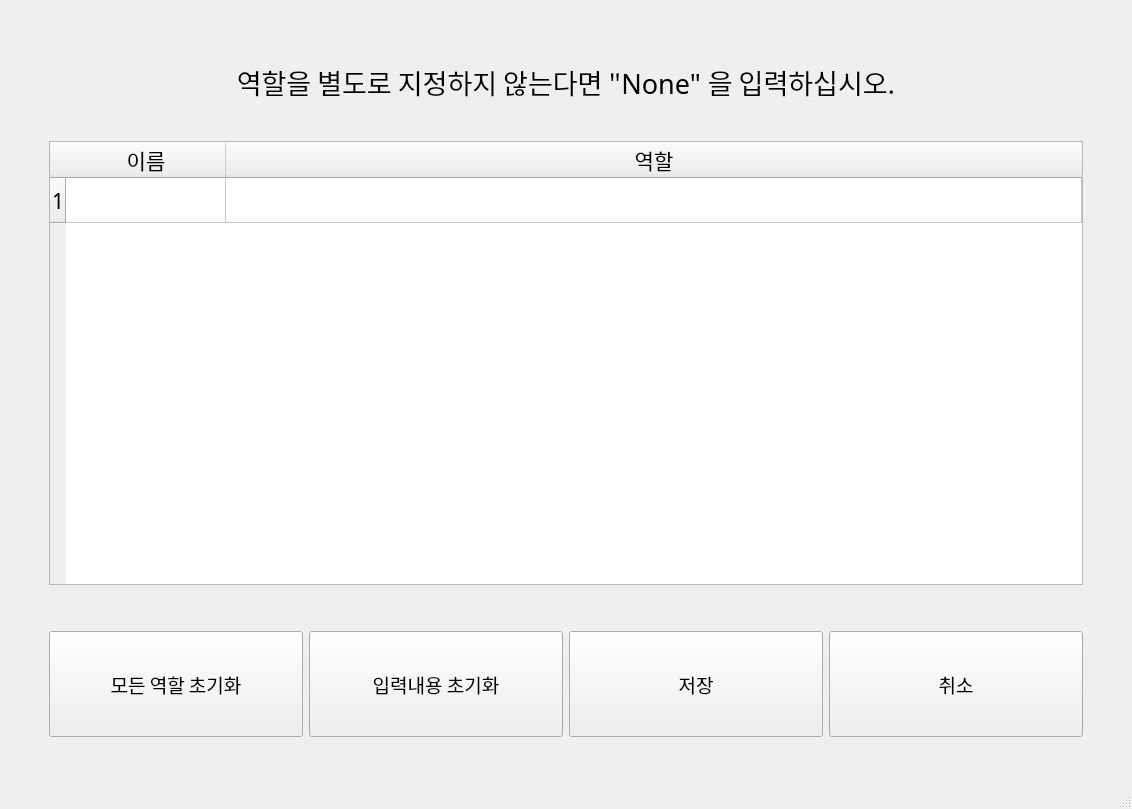
<?xml version="1.0" encoding="UTF-8"?>
<ui version="4.0">
 <class>MainWindow</class>
 <widget class="QMainWindow" name="MainWindow">
  <property name="geometry">
   <rect>
    <x>0</x>
    <y>0</y>
    <width>1132</width>
    <height>809</height>
   </rect>
  </property>
  <property name="font">
   <font>
    <family>맑은 고딕</family>
    <pointsize>10</pointsize>
   </font>
  </property>
  <property name="windowTitle">
   <string>학급랜덤추첨기 - 역할수동기입</string>
  </property>
  <widget class="QWidget" name="centralwidget">
   <layout class="QGridLayout" name="gridLayout_2">
    <item row="0" column="0">
     <layout class="QGridLayout" name="gridLayout">
      <item row="0" column="2">
       <spacer name="horizontalSpacer_5">
        <property name="orientation">
         <enum>Qt::Horizontal</enum>
        </property>
        <property name="sizeHint" stdset="0">
         <size>
          <width>40</width>
          <height>20</height>
         </size>
        </property>
       </spacer>
      </item>
      <item row="0" column="4">
       <spacer name="horizontalSpacer_7">
        <property name="orientation">
         <enum>Qt::Horizontal</enum>
        </property>
        <property name="sizeHint" stdset="0">
         <size>
          <width>40</width>
          <height>20</height>
         </size>
        </property>
       </spacer>
      </item>
      <item row="7" column="4">
       <widget class="QPushButton" name="Cancel_Btn">
        <property name="sizePolicy">
         <sizepolicy hsizetype="Minimum" vsizetype="Minimum">
          <horstretch>0</horstretch>
          <verstretch>0</verstretch>
         </sizepolicy>
        </property>
        <property name="font">
         <font>
          <family>나눔스퀘어라운드 Regular</family>
          <pointsize>14</pointsize>
         </font>
        </property>
        <property name="text">
         <string>취소</string>
        </property>
       </widget>
      </item>
      <item row="7" column="2">
       <widget class="QPushButton" name="Edit_Reset_Btn">
        <property name="sizePolicy">
         <sizepolicy hsizetype="Minimum" vsizetype="Minimum">
          <horstretch>0</horstretch>
          <verstretch>0</verstretch>
         </sizepolicy>
        </property>
        <property name="font">
         <font>
          <family>나눔스퀘어라운드 Regular</family>
          <pointsize>14</pointsize>
         </font>
        </property>
        <property name="text">
         <string>입력내용 초기화</string>
        </property>
       </widget>
      </item>
      <item row="7" column="0">
       <spacer name="verticalSpacer">
        <property name="orientation">
         <enum>Qt::Vertical</enum>
        </property>
        <property name="sizeType">
         <enum>QSizePolicy::Minimum</enum>
        </property>
        <property name="sizeHint" stdset="0">
         <size>
          <width>20</width>
          <height>40</height>
         </size>
        </property>
       </spacer>
      </item>
      <item row="8" column="0">
       <spacer name="verticalSpacer_8">
        <property name="orientation">
         <enum>Qt::Vertical</enum>
        </property>
        <property name="sizeType">
         <enum>QSizePolicy::Minimum</enum>
        </property>
        <property name="sizeHint" stdset="0">
         <size>
          <width>20</width>
          <height>40</height>
         </size>
        </property>
       </spacer>
      </item>
      <item row="3" column="0">
       <spacer name="verticalSpacer_3">
        <property name="orientation">
         <enum>Qt::Vertical</enum>
        </property>
        <property name="sizeType">
         <enum>QSizePolicy::Minimum</enum>
        </property>
        <property name="sizeHint" stdset="0">
         <size>
          <width>20</width>
          <height>40</height>
         </size>
        </property>
       </spacer>
      </item>
      <item row="6" column="0">
       <spacer name="verticalSpacer_6">
        <property name="orientation">
         <enum>Qt::Vertical</enum>
        </property>
        <property name="sizeType">
         <enum>QSizePolicy::Minimum</enum>
        </property>
        <property name="sizeHint" stdset="0">
         <size>
          <width>20</width>
          <height>40</height>
         </size>
        </property>
       </spacer>
      </item>
      <item row="1" column="0">
       <spacer name="verticalSpacer_9">
        <property name="orientation">
         <enum>Qt::Vertical</enum>
        </property>
        <property name="sizeType">
         <enum>QSizePolicy::Minimum</enum>
        </property>
        <property name="sizeHint" stdset="0">
         <size>
          <width>20</width>
          <height>40</height>
         </size>
        </property>
       </spacer>
      </item>
      <item row="4" column="0">
       <spacer name="verticalSpacer_5">
        <property name="orientation">
         <enum>Qt::Vertical</enum>
        </property>
        <property name="sizeType">
         <enum>QSizePolicy::Minimum</enum>
        </property>
        <property name="sizeHint" stdset="0">
         <size>
          <width>20</width>
          <height>40</height>
         </size>
        </property>
       </spacer>
      </item>
      <item row="0" column="3">
       <spacer name="horizontalSpacer_6">
        <property name="orientation">
         <enum>Qt::Horizontal</enum>
        </property>
        <property name="sizeHint" stdset="0">
         <size>
          <width>40</width>
          <height>20</height>
         </size>
        </property>
       </spacer>
      </item>
      <item row="0" column="0">
       <spacer name="horizontalSpacer">
        <property name="orientation">
         <enum>Qt::Horizontal</enum>
        </property>
        <property name="sizeType">
         <enum>QSizePolicy::Maximum</enum>
        </property>
        <property name="sizeHint" stdset="0">
         <size>
          <width>40</width>
          <height>20</height>
         </size>
        </property>
       </spacer>
      </item>
      <item row="2" column="0">
       <spacer name="verticalSpacer_2">
        <property name="orientation">
         <enum>Qt::Vertical</enum>
        </property>
        <property name="sizeType">
         <enum>QSizePolicy::Minimum</enum>
        </property>
        <property name="sizeHint" stdset="0">
         <size>
          <width>20</width>
          <height>40</height>
         </size>
        </property>
       </spacer>
      </item>
      <item row="5" column="0">
       <spacer name="verticalSpacer_4">
        <property name="orientation">
         <enum>Qt::Vertical</enum>
        </property>
        <property name="sizeType">
         <enum>QSizePolicy::Minimum</enum>
        </property>
        <property name="sizeHint" stdset="0">
         <size>
          <width>20</width>
          <height>40</height>
         </size>
        </property>
       </spacer>
      </item>
      <item row="7" column="3">
       <widget class="QPushButton" name="Save_Btn">
        <property name="sizePolicy">
         <sizepolicy hsizetype="Minimum" vsizetype="Minimum">
          <horstretch>0</horstretch>
          <verstretch>0</verstretch>
         </sizepolicy>
        </property>
        <property name="font">
         <font>
          <family>나눔스퀘어라운드 Regular</family>
          <pointsize>14</pointsize>
         </font>
        </property>
        <property name="text">
         <string>저장</string>
        </property>
       </widget>
      </item>
      <item row="0" column="6">
       <spacer name="horizontalSpacer_2">
        <property name="orientation">
         <enum>Qt::Horizontal</enum>
        </property>
        <property name="sizeType">
         <enum>QSizePolicy::Maximum</enum>
        </property>
        <property name="sizeHint" stdset="0">
         <size>
          <width>40</width>
          <height>20</height>
         </size>
        </property>
       </spacer>
      </item>
      <item row="0" column="1">
       <spacer name="horizontalSpacer_8">
        <property name="orientation">
         <enum>Qt::Horizontal</enum>
        </property>
        <property name="sizeHint" stdset="0">
         <size>
          <width>40</width>
          <height>20</height>
         </size>
        </property>
       </spacer>
      </item>
      <item row="2" column="1" rowspan="4" colspan="4">
       <widget class="QTableWidget" name="Member_Table">
        <property name="sizePolicy">
         <sizepolicy hsizetype="Minimum" vsizetype="MinimumExpanding">
          <horstretch>0</horstretch>
          <verstretch>0</verstretch>
         </sizepolicy>
        </property>
        <property name="font">
         <font>
          <family>나눔스퀘어라운드 Regular</family>
          <pointsize>16</pointsize>
         </font>
        </property>
        <property name="frameShadow">
         <enum>QFrame::Sunken</enum>
        </property>
        <property name="dragDropOverwriteMode">
         <bool>false</bool>
        </property>
        <property name="gridStyle">
         <enum>Qt::SolidLine</enum>
        </property>
        <attribute name="horizontalHeaderDefaultSectionSize">
         <number>160</number>
        </attribute>
        <attribute name="horizontalHeaderStretchLastSection">
         <bool>true</bool>
        </attribute>
        <attribute name="verticalHeaderDefaultSectionSize">
         <number>45</number>
        </attribute>
        <row/>
        <column>
         <property name="text">
          <string>이름</string>
         </property>
         <property name="font">
          <font>
           <family>나눔스퀘어라운드 Bold</family>
           <pointsize>16</pointsize>
           <weight>50</weight>
           <bold>false</bold>
          </font>
         </property>
         <property name="textAlignment">
          <set>AlignCenter</set>
         </property>
        </column>
        <column>
         <property name="text">
          <string>역할</string>
         </property>
         <property name="font">
          <font>
           <family>나눔스퀘어라운드 Bold</family>
           <pointsize>16</pointsize>
           <weight>50</weight>
           <bold>false</bold>
          </font>
         </property>
         <property name="textAlignment">
          <set>AlignCenter</set>
         </property>
        </column>
        <item row="0" column="1">
         <property name="text">
          <string/>
         </property>
         <property name="font">
          <font>
           <family>나눔스퀘어라운드 Regular</family>
          </font>
         </property>
        </item>
       </widget>
      </item>
      <item row="1" column="1" colspan="4">
       <widget class="QLabel" name="label">
        <property name="font">
         <font>
          <family>나눔스퀘어라운드 Bold</family>
          <pointsize>20</pointsize>
         </font>
        </property>
        <property name="text">
         <string>역할을 별도로 지정하지 않는다면 &quot;None&quot; 을 입력하십시오.</string>
        </property>
        <property name="alignment">
         <set>Qt::AlignCenter</set>
        </property>
       </widget>
      </item>
      <item row="7" column="1">
       <widget class="QPushButton" name="All_Reset_Btn">
        <property name="sizePolicy">
         <sizepolicy hsizetype="Minimum" vsizetype="Minimum">
          <horstretch>0</horstretch>
          <verstretch>0</verstretch>
         </sizepolicy>
        </property>
        <property name="font">
         <font>
          <family>나눔스퀘어라운드 Regular</family>
          <pointsize>14</pointsize>
         </font>
        </property>
        <property name="text">
         <string>모든 역할 초기화</string>
        </property>
       </widget>
      </item>
     </layout>
    </item>
   </layout>
  </widget>
  <widget class="QStatusBar" name="statusbar"/>
 </widget>
 <resources/>
 <connections/>
</ui>
